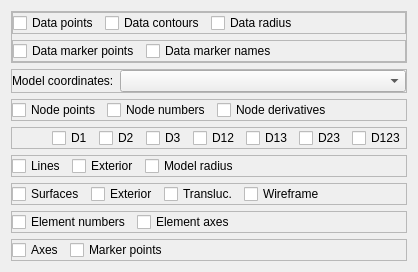
         <widget class="QWidget" name="display_tab">
          <attribute name="title">
           <string>Display</string>
          </attribute>
          <layout class="QVBoxLayout" name="verticalLayout_13">
           <item>
            <widget class="QFrame" name="displayData_frame">
             <property name="frameShape">
              <enum>QFrame::StyledPanel</enum>
             </property>
             <property name="frameShadow">
              <enum>QFrame::Raised</enum>
             </property>
             <layout class="QVBoxLayout" name="verticalLayout_11">
              <property name="leftMargin">
               <number>0</number>
              </property>
              <property name="topMargin">
               <number>0</number>
              </property>
              <property name="rightMargin">
               <number>0</number>
              </property>
              <property name="bottomMargin">
               <number>0</number>
              </property>
              <item>
               <widget class="QFrame" name="displayDataPoints_frame">
                <property name="frameShape">
                 <enum>QFrame::StyledPanel</enum>
                </property>
                <property name="frameShadow">
                 <enum>QFrame::Raised</enum>
                </property>
                <layout class="QHBoxLayout" name="horizontalLayout_9">
                 <property name="leftMargin">
                  <number>0</number>
                 </property>
                 <property name="topMargin">
                  <number>0</number>
                 </property>
                 <property name="rightMargin">
                  <number>0</number>
                 </property>
                 <property name="bottomMargin">
                  <number>0</number>
                 </property>
                 <item>
                  <widget class="QCheckBox" name="displayDataPoints_checkBox">
                   <property name="text">
                    <string>Data points</string>
                   </property>
                  </widget>
                 </item>
                 <item>
                  <widget class="QCheckBox" name="displayDataContours_checkBox">
                   <property name="text">
                    <string>Data contours</string>
                   </property>
                  </widget>
                 </item>
                 <item>
                  <widget class="QCheckBox" name="displayDataRadius_checkBox">
                   <property name="text">
                    <string>Data radius</string>
                   </property>
                  </widget>
                 </item>
                 <item>
                  <spacer name="displayDataPoints_horizontalSpacer">
                   <property name="orientation">
                    <enum>Qt::Horizontal</enum>
                   </property>
                   <property name="sizeHint" stdset="0">
                    <size>
                     <width>40</width>
                     <height>20</height>
                    </size>
                   </property>
                  </spacer>
                 </item>
                </layout>
               </widget>
              </item>
              <item>
               <widget class="QFrame" name="displayDataMarkers_frame">
                <property name="frameShape">
                 <enum>QFrame::StyledPanel</enum>
                </property>
                <property name="frameShadow">
                 <enum>QFrame::Raised</enum>
                </property>
                <layout class="QHBoxLayout" name="horizontalLayout_10">
                 <property name="leftMargin">
                  <number>0</number>
                 </property>
                 <property name="topMargin">
                  <number>0</number>
                 </property>
                 <property name="rightMargin">
                  <number>0</number>
                 </property>
                 <property name="bottomMargin">
                  <number>0</number>
                 </property>
                 <item>
                  <widget class="QCheckBox" name="displayDataMarkerPoints_checkBox">
                   <property name="text">
                    <string>Data marker points</string>
                   </property>
                  </widget>
                 </item>
                 <item>
                  <widget class="QCheckBox" name="displayDataMarkerNames_checkBox">
                   <property name="text">
                    <string>Data marker names</string>
                   </property>
                  </widget>
                 </item>
                 <item>
                  <spacer name="displayDataMarkers_horizontalSpacer">
                   <property name="orientation">
                    <enum>Qt::Horizontal</enum>
                   </property>
                   <property name="sizeHint" stdset="0">
                    <size>
                     <width>40</width>
                     <height>20</height>
                    </size>
                   </property>
                  </spacer>
                 </item>
                </layout>
               </widget>
              </item>
             </layout>
            </widget>
           </item>
           <item>
            <widget class="QFrame" name="displayModelCoordinates_frame">
             <property name="frameShape">
              <enum>QFrame::StyledPanel</enum>
             </property>
             <property name="frameShadow">
              <enum>QFrame::Raised</enum>
             </property>
             <layout class="QFormLayout" name="formLayout_3">
              <property name="fieldGrowthPolicy">
               <enum>QFormLayout::AllNonFixedFieldsGrow</enum>
              </property>
              <property name="leftMargin">
               <number>0</number>
              </property>
              <property name="topMargin">
               <number>0</number>
              </property>
              <property name="rightMargin">
               <number>0</number>
              </property>
              <property name="bottomMargin">
               <number>0</number>
              </property>
              <item row="0" column="0">
               <widget class="QLabel" name="displayModelCoordinates_label">
                <property name="text">
                 <string>Model coordinates:</string>
                </property>
               </widget>
              </item>
              <item row="0" column="1">
               <widget class="FieldChooserWidget" name="displayModelCoordinates_fieldChooser"/>
              </item>
             </layout>
            </widget>
           </item>
           <item>
            <widget class="QFrame" name="displayNodes_frame">
             <property name="frameShape">
              <enum>QFrame::StyledPanel</enum>
             </property>
             <property name="frameShadow">
              <enum>QFrame::Raised</enum>
             </property>
             <layout class="QHBoxLayout" name="horizontalLayout_6">
              <property name="leftMargin">
               <number>0</number>
              </property>
              <property name="topMargin">
               <number>0</number>
              </property>
              <property name="rightMargin">
               <number>0</number>
              </property>
              <property name="bottomMargin">
               <number>0</number>
              </property>
              <item>
               <widget class="QCheckBox" name="displayNodePoints_checkBox">
                <property name="text">
                 <string>Node points</string>
                </property>
               </widget>
              </item>
              <item>
               <widget class="QCheckBox" name="displayNodeNumbers_checkBox">
                <property name="sizePolicy">
                 <sizepolicy hsizetype="Minimum" vsizetype="Fixed">
                  <horstretch>0</horstretch>
                  <verstretch>0</verstretch>
                 </sizepolicy>
                </property>
                <property name="text">
                 <string>Node numbers</string>
                </property>
               </widget>
              </item>
              <item>
               <widget class="QCheckBox" name="displayNodeDerivatives_checkBox">
                <property name="sizePolicy">
                 <sizepolicy hsizetype="Minimum" vsizetype="Fixed">
                  <horstretch>0</horstretch>
                  <verstretch>0</verstretch>
                 </sizepolicy>
                </property>
                <property name="text">
                 <string>Node derivatives</string>
                </property>
                <property name="tristate">
                 <bool>true</bool>
                </property>
               </widget>
              </item>
              <item>
               <spacer name="displayNodes_horizontalSpacer">
                <property name="orientation">
                 <enum>Qt::Horizontal</enum>
                </property>
                <property name="sizeHint" stdset="0">
                 <size>
                  <width>40</width>
                  <height>20</height>
                 </size>
                </property>
               </spacer>
              </item>
             </layout>
            </widget>
           </item>
           <item>
            <widget class="QFrame" name="displayNodeDerivativeLabels_frame">
             <property name="frameShape">
              <enum>QFrame::StyledPanel</enum>
             </property>
             <property name="frameShadow">
              <enum>QFrame::Raised</enum>
             </property>
             <layout class="QHBoxLayout" name="horizontalLayout_7">
              <property name="leftMargin">
               <number>0</number>
              </property>
              <property name="topMargin">
               <number>0</number>
              </property>
              <property name="rightMargin">
               <number>0</number>
              </property>
              <property name="bottomMargin">
               <number>0</number>
              </property>
              <item>
               <spacer name="displayNodeDerivativeLabels_horizontalSpacer">
                <property name="orientation">
                 <enum>Qt::Horizontal</enum>
                </property>
                <property name="sizeHint" stdset="0">
                 <size>
                  <width>40</width>
                  <height>20</height>
                 </size>
                </property>
               </spacer>
              </item>
              <item>
               <widget class="QCheckBox" name="displayNodeDerivativeLabelsD1_checkBox">
                <property name="sizePolicy">
                 <sizepolicy hsizetype="Minimum" vsizetype="Fixed">
                  <horstretch>0</horstretch>
                  <verstretch>0</verstretch>
                 </sizepolicy>
                </property>
                <property name="text">
                 <string>D1</string>
                </property>
               </widget>
              </item>
              <item>
               <widget class="QCheckBox" name="displayNodeDerivativeLabelsD2_checkBox">
                <property name="sizePolicy">
                 <sizepolicy hsizetype="Minimum" vsizetype="Fixed">
                  <horstretch>0</horstretch>
                  <verstretch>0</verstretch>
                 </sizepolicy>
                </property>
                <property name="text">
                 <string>D2</string>
                </property>
               </widget>
              </item>
              <item>
               <widget class="QCheckBox" name="displayNodeDerivativeLabelsD3_checkBox">
                <property name="sizePolicy">
                 <sizepolicy hsizetype="Minimum" vsizetype="Fixed">
                  <horstretch>0</horstretch>
                  <verstretch>0</verstretch>
                 </sizepolicy>
                </property>
                <property name="text">
                 <string>D3</string>
                </property>
               </widget>
              </item>
              <item>
               <widget class="QCheckBox" name="displayNodeDerivativeLabelsD12_checkBox">
                <property name="sizePolicy">
                 <sizepolicy hsizetype="Minimum" vsizetype="Fixed">
                  <horstretch>0</horstretch>
                  <verstretch>0</verstretch>
                 </sizepolicy>
                </property>
                <property name="text">
                 <string>D12</string>
                </property>
               </widget>
              </item>
              <item>
               <widget class="QCheckBox" name="displayNodeDerivativeLabelsD13_checkBox">
                <property name="sizePolicy">
                 <sizepolicy hsizetype="Minimum" vsizetype="Fixed">
                  <horstretch>0</horstretch>
                  <verstretch>0</verstretch>
                 </sizepolicy>
                </property>
                <property name="text">
                 <string>D13</string>
                </property>
               </widget>
              </item>
              <item>
               <widget class="QCheckBox" name="displayNodeDerivativeLabelsD23_checkBox">
                <property name="sizePolicy">
                 <sizepolicy hsizetype="Minimum" vsizetype="Fixed">
                  <horstretch>0</horstretch>
                  <verstretch>0</verstretch>
                 </sizepolicy>
                </property>
                <property name="text">
                 <string>D23</string>
                </property>
               </widget>
              </item>
              <item>
               <widget class="QCheckBox" name="displayNodeDerivativeLabelsD123_checkBox">
                <property name="sizePolicy">
                 <sizepolicy hsizetype="Minimum" vsizetype="Fixed">
                  <horstretch>0</horstretch>
                  <verstretch>0</verstretch>
                 </sizepolicy>
                </property>
                <property name="text">
                 <string>D123</string>
                </property>
               </widget>
              </item>
             </layout>
            </widget>
           </item>
           <item>
            <widget class="QFrame" name="displayLines_frame">
             <property name="frameShape">
              <enum>QFrame::StyledPanel</enum>
             </property>
             <property name="frameShadow">
              <enum>QFrame::Raised</enum>
             </property>
             <layout class="QHBoxLayout" name="horizontalLayout_5">
              <property name="leftMargin">
               <number>0</number>
              </property>
              <property name="topMargin">
               <number>0</number>
              </property>
              <property name="rightMargin">
               <number>0</number>
              </property>
              <property name="bottomMargin">
               <number>0</number>
              </property>
              <item>
               <widget class="QCheckBox" name="displayLines_checkBox">
                <property name="text">
                 <string>Lines</string>
                </property>
               </widget>
              </item>
              <item>
               <widget class="QCheckBox" name="displayLinesExterior_checkBox">
                <property name="sizePolicy">
                 <sizepolicy hsizetype="Minimum" vsizetype="Fixed">
                  <horstretch>0</horstretch>
                  <verstretch>0</verstretch>
                 </sizepolicy>
                </property>
                <property name="text">
                 <string>Exterior</string>
                </property>
               </widget>
              </item>
              <item>
               <widget class="QCheckBox" name="displayModelRadius_checkBox">
                <property name="text">
                 <string>Model radius</string>
                </property>
               </widget>
              </item>
              <item>
               <spacer name="displayLines_horizontalSpacer">
                <property name="orientation">
                 <enum>Qt::Horizontal</enum>
                </property>
                <property name="sizeHint" stdset="0">
                 <size>
                  <width>40</width>
                  <height>20</height>
                 </size>
                </property>
               </spacer>
              </item>
             </layout>
            </widget>
           </item>
           <item>
            <widget class="QFrame" name="displaySurfaces_frame">
             <property name="frameShape">
              <enum>QFrame::StyledPanel</enum>
             </property>
             <property name="frameShadow">
              <enum>QFrame::Raised</enum>
             </property>
             <layout class="QHBoxLayout" name="horizontalLayout_3">
              <property name="leftMargin">
               <number>0</number>
              </property>
              <property name="topMargin">
               <number>0</number>
              </property>
              <property name="rightMargin">
               <number>0</number>
              </property>
              <property name="bottomMargin">
               <number>0</number>
              </property>
              <item>
               <widget class="QCheckBox" name="displaySurfaces_checkBox">
                <property name="text">
                 <string>Surfaces</string>
                </property>
               </widget>
              </item>
              <item>
               <widget class="QCheckBox" name="displaySurfacesExterior_checkBox">
                <property name="sizePolicy">
                 <sizepolicy hsizetype="Minimum" vsizetype="Fixed">
                  <horstretch>0</horstretch>
                  <verstretch>0</verstretch>
                 </sizepolicy>
                </property>
                <property name="text">
                 <string>Exterior</string>
                </property>
               </widget>
              </item>
              <item>
               <widget class="QCheckBox" name="displaySurfacesTranslucent_checkBox">
                <property name="sizePolicy">
                 <sizepolicy hsizetype="Minimum" vsizetype="Fixed">
                  <horstretch>0</horstretch>
                  <verstretch>0</verstretch>
                 </sizepolicy>
                </property>
                <property name="text">
                 <string>Transluc.</string>
                </property>
               </widget>
              </item>
              <item>
               <widget class="QCheckBox" name="displaySurfacesWireframe_checkBox">
                <property name="sizePolicy">
                 <sizepolicy hsizetype="Minimum" vsizetype="Fixed">
                  <horstretch>0</horstretch>
                  <verstretch>0</verstretch>
                 </sizepolicy>
                </property>
                <property name="text">
                 <string>Wireframe</string>
                </property>
               </widget>
              </item>
              <item>
               <spacer name="displaySurfaces_horizontalSpacer">
                <property name="orientation">
                 <enum>Qt::Horizontal</enum>
                </property>
                <property name="sizeHint" stdset="0">
                 <size>
                  <width>40</width>
                  <height>20</height>
                 </size>
                </property>
               </spacer>
              </item>
             </layout>
            </widget>
           </item>
           <item>
            <widget class="QFrame" name="displayElements_frame">
             <property name="frameShape">
              <enum>QFrame::StyledPanel</enum>
             </property>
             <property name="frameShadow">
              <enum>QFrame::Raised</enum>
             </property>
             <layout class="QHBoxLayout" name="horizontalLayout_4">
              <property name="leftMargin">
               <number>0</number>
              </property>
              <property name="topMargin">
               <number>0</number>
              </property>
              <property name="rightMargin">
               <number>0</number>
              </property>
              <property name="bottomMargin">
               <number>0</number>
              </property>
              <item>
               <widget class="QCheckBox" name="displayElementNumbers_checkBox">
                <property name="text">
                 <string>Element numbers</string>
                </property>
               </widget>
              </item>
              <item>
               <widget class="QCheckBox" name="displayElementAxes_checkBox">
                <property name="sizePolicy">
                 <sizepolicy hsizetype="Minimum" vsizetype="Fixed">
                  <horstretch>0</horstretch>
                  <verstretch>0</verstretch>
                 </sizepolicy>
                </property>
                <property name="text">
                 <string>Element axes</string>
                </property>
               </widget>
              </item>
              <item>
               <spacer name="displayElements_horizontalSpacer">
                <property name="orientation">
                 <enum>Qt::Horizontal</enum>
                </property>
                <property name="sizeHint" stdset="0">
                 <size>
                  <width>40</width>
                  <height>20</height>
                 </size>
                </property>
               </spacer>
              </item>
             </layout>
            </widget>
           </item>
           <item>
            <widget class="QFrame" name="displayMisc_frame">
             <property name="frameShape">
              <enum>QFrame::StyledPanel</enum>
             </property>
             <property name="frameShadow">
              <enum>QFrame::Raised</enum>
             </property>
             <layout class="QHBoxLayout" name="horizontalLayout_8">
              <property name="leftMargin">
               <number>0</number>
              </property>
              <property name="topMargin">
               <number>0</number>
              </property>
              <property name="rightMargin">
               <number>0</number>
              </property>
              <property name="bottomMargin">
               <number>0</number>
              </property>
              <item>
               <widget class="QCheckBox" name="displayAxes_checkBox">
                <property name="text">
                 <string>Axes</string>
                </property>
               </widget>
              </item>
              <item>
               <widget class="QCheckBox" name="displayMarkerPoints_checkBox">
                <property name="text">
                 <string>Marker points</string>
                </property>
               </widget>
              </item>
              <item>
               <spacer name="displaytMisc_horizontalSpacer">
                <property name="orientation">
                 <enum>Qt::Horizontal</enum>
                </property>
                <property name="sizeHint" stdset="0">
                 <size>
                  <width>40</width>
                  <height>20</height>
                 </size>
                </property>
               </spacer>
              </item>
             </layout>
            </widget>
           </item>
          </layout>
         </widget>
